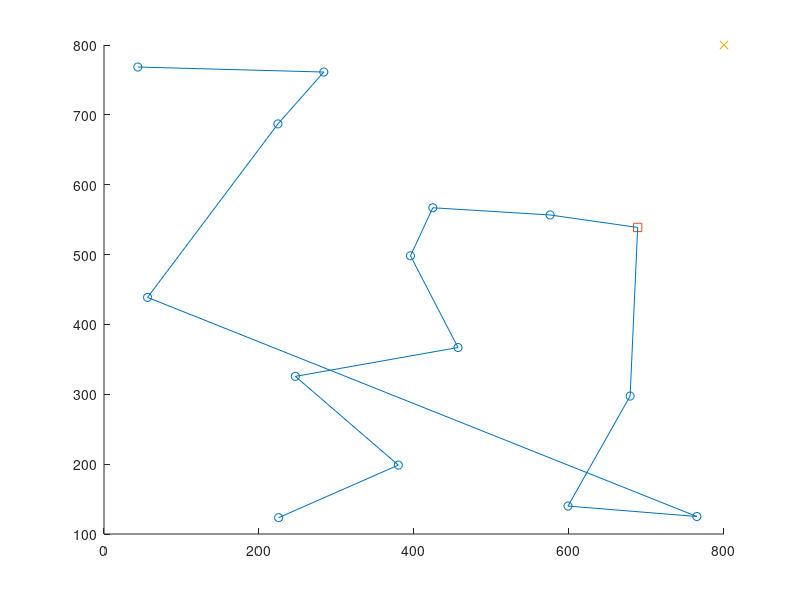

MATLAB code to generate this figure:
clear all
close all
area =800;
s_number=15;
x=rand(1,s_number).*area;
y=rand(1,s_number).*area;

%------------------------------------------------

dis_from_sink=zeros(1,s_number);
for i=1:s_number
dis_from_sink(i)=sqrt(((x(i)-area)^2)+((y(i)-area)^2));
end
[~,index_start_chain]=max(dis_from_sink);
[~,index_leader_chain]=min(dis_from_sink);

used_group=[];
for ii=1:(s_number-1)
    if ii==1
        current_s=index_start_chain;
        chosen_s(ii)=current_s;
    end
    used_group=[used_group,current_s];
    for iii=1:s_number
        if  ismember(iii,used_group)==0
        dis_from_others(iii)=sqrt(((x(current_s)-x(iii))^2)+((y(current_s)-y(iii))^2));
        else
            dis_from_others(iii)=2*(area^2);
        end
    end
    [~,chosen_s(ii+1)]=min(dis_from_others);
    current_s=chosen_s(ii+1);

end
chain_of_s=chosen_s;
index_leader_in_chain=find(chain_of_s==index_leader_chain);
first_chain=chain_of_s(1:index_leader_in_chain);
second_chain=fliplr(chain_of_s(index_leader_in_chain:end));

xx=x;
yy=y;
xx(index_leader_chain)=[];
yy(index_leader_chain)=[];

figure
p2 = scatter(xx,yy);
% darkred=[178 34 4] ./ 255;
% set(p2,'Marker','o','LineWidth',1.5)

hold on
scatter(x(index_leader_chain),y(index_leader_chain),'sm')
hold on
scatter(area,area,'xr')
% hold on
% scatter(x(chain_of_s(1)),y(chain_of_s(1)),'<m');
hold on
p1 = plot(x(chain_of_s),y(chain_of_s));

% set(p1,'Color','b','Marker','o','LineWidth',1.4)


%----------------------------------





sss=2;